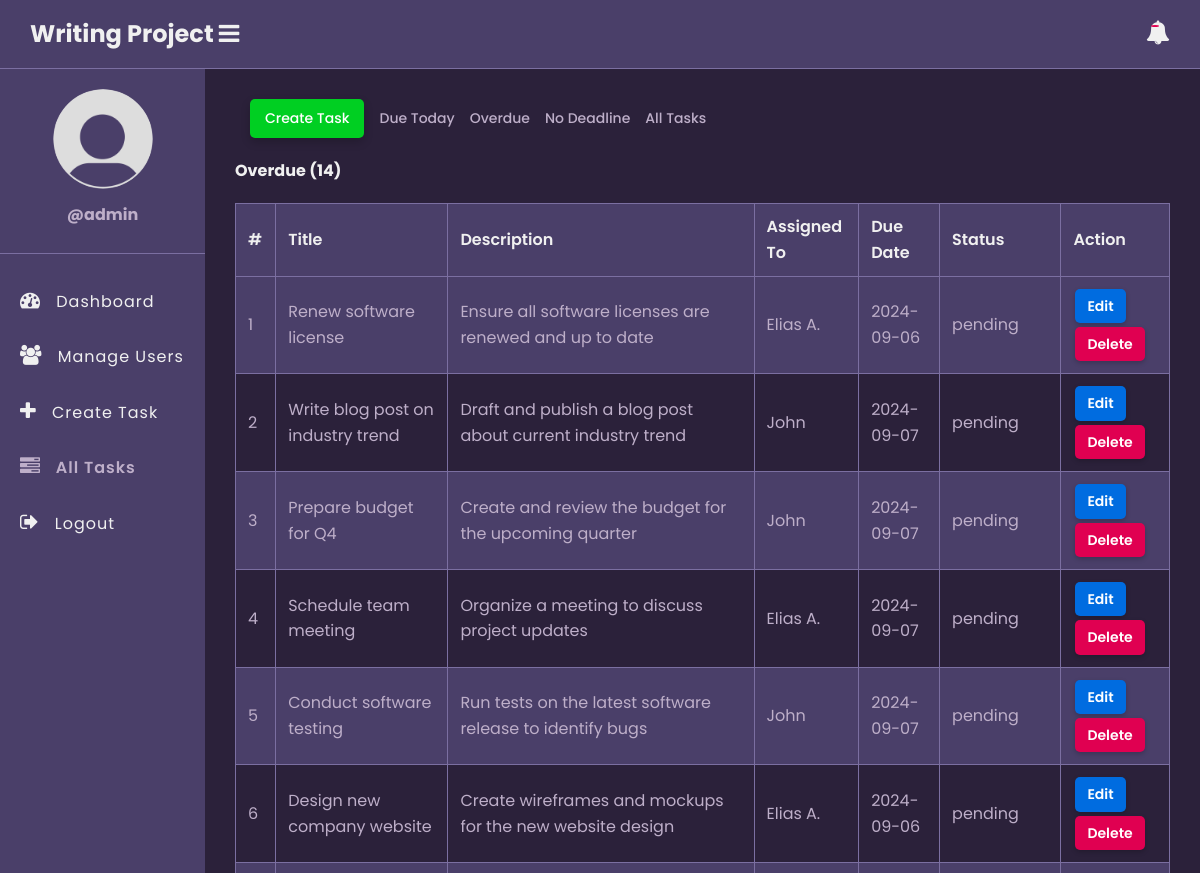
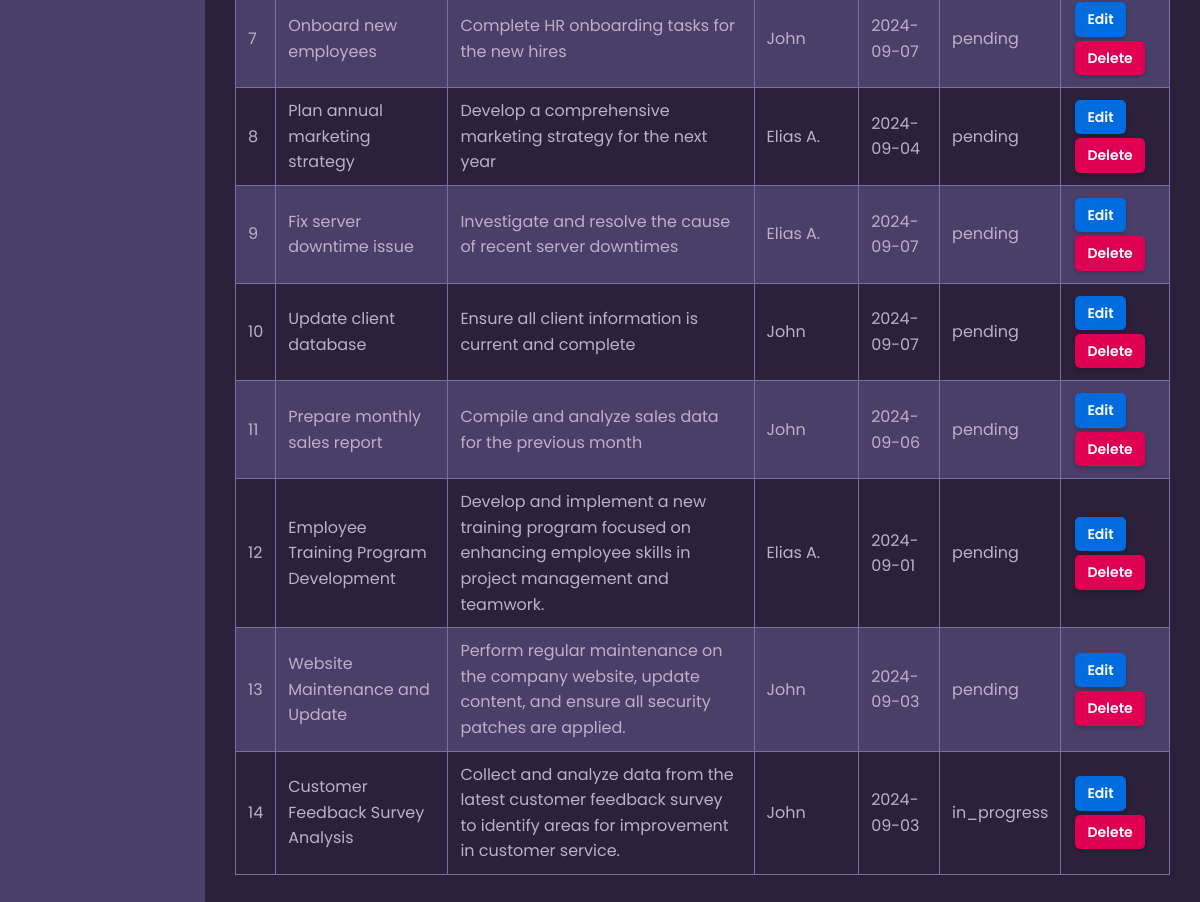
The app's page /tasks.php?due_date=Overdue (signed in), older data (2 pictures, top to bottom).
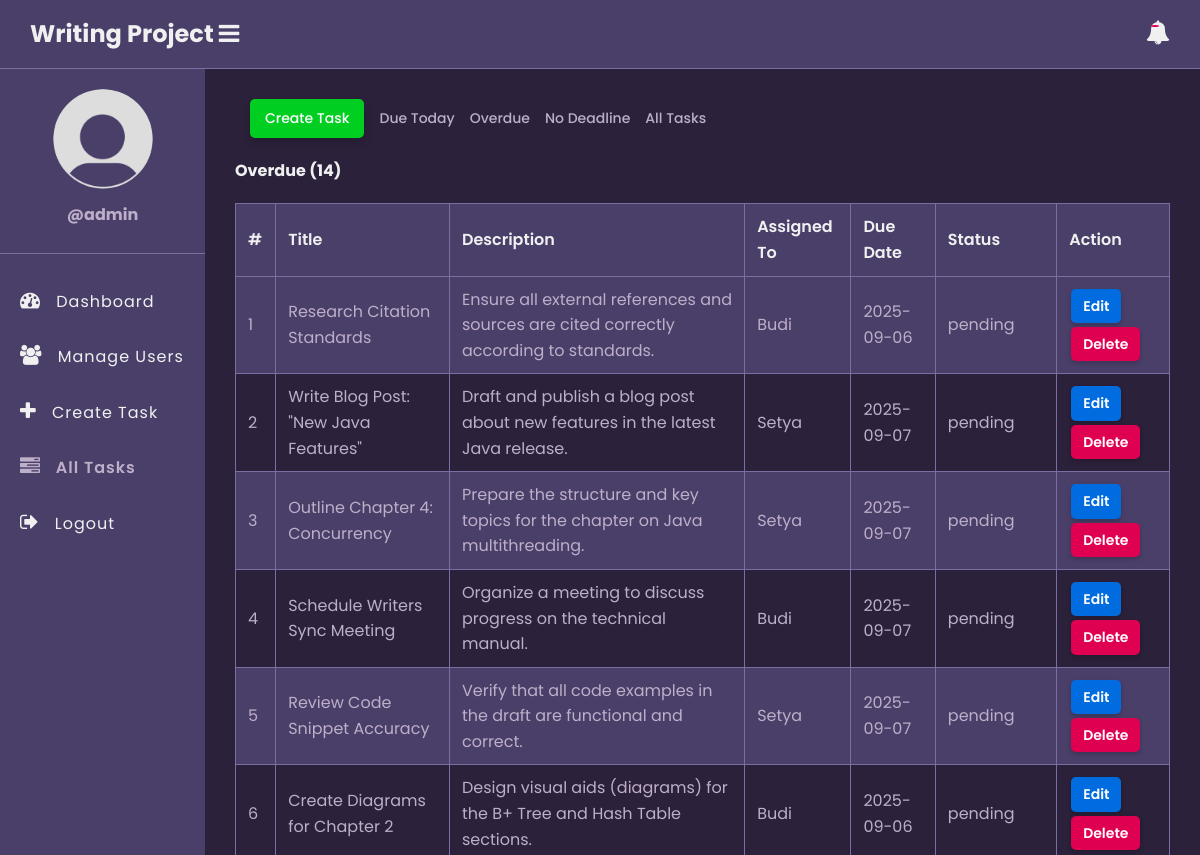
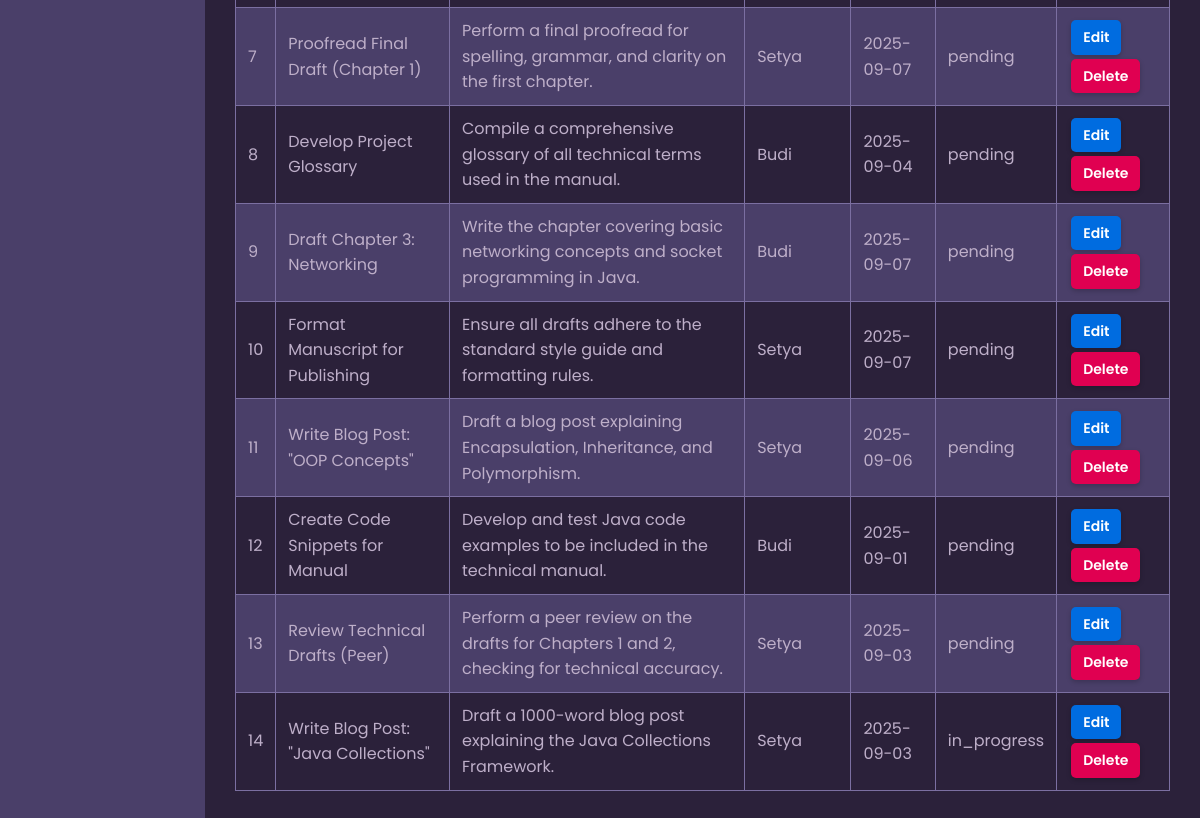
The same page, newer data (2 pictures, top to bottom).
### tables this page shows
CREATE TABLE `tasks` (
  `id` int(11) NOT NULL,
  `title` varchar(100) NOT NULL,
  `description` text DEFAULT NULL,
  `assigned_to` int(11) DEFAULT NULL,
  `due_date` date DEFAULT NULL,
  `status` enum('pending','in_progress','completed') DEFAULT 'pending',
  `created_at` timestamp NOT NULL DEFAULT current_timestamp()
);

CREATE TABLE `users` (
  `id` int(11) NOT NULL,
  `full_name` varchar(50) NOT NULL,
  `username` varchar(50) NOT NULL,
  `password` varchar(255) NOT NULL,
  `role` enum('admin','employee') NOT NULL,
  `created_at` timestamp NOT NULL DEFAULT current_timestamp()
);

### app/model/Task.php (called while the page is built, shortened)
<?php
function get_all_tasks_overdue($conn){
	$sql = "SELECT * FROM tasks WHERE due_date < CURDATE() AND status != 'completed' ORDER BY id DESC";
	$stmt = $conn->prepare($sql);
	$stmt->execute([]);
	if($stmt->rowCount() > 0){
		$tasks = $stmt->fetchAll();
	}else $tasks = 0;
	return $tasks;
}
function count_tasks_overdue($conn){
	$sql = "SELECT id FROM tasks WHERE due_date < CURDATE() AND status != 'completed'";
	$stmt = $conn->prepare($sql);
	$stmt->execute([]);
	return $stmt->rowCount();
}

### app/model/User.php (called while the page is built, shortened)
<?php
function get_all_users($conn){
	$sql = "SELECT * FROM users WHERE role =? ";
	$stmt = $conn->prepare($sql);
	$stmt->execute(["employee"]);
	if($stmt->rowCount() > 0){
		$users = $stmt->fetchAll();
	}else $users = 0;
	return $users;
}

### tasks.php (the view, shortened to what this page needs)
<?php
if (isset($_SESSION['role']) && isset($_SESSION['id']) && $_SESSION['role'] == "admin") {
    include "DB_connection.php";
    include "app/Model/Task.php";
    include "app/Model/User.php";
    $text = "All Task";
    if (isset($_GET['due_date']) &&  $_GET['due_date'] == "Due Today") {
    	$text = "Due Today";
      $tasks = get_all_tasks_due_today($conn);
      $num_task = count_tasks_due_today($conn);
    }else if (isset($_GET['due_date']) &&  $_GET['due_date'] == "Overdue") {
    	$text = "Overdue";
      $tasks = get_all_tasks_overdue($conn);
      $num_task = count_tasks_overdue($conn);
    }else if (isset($_GET['due_date']) &&  $_GET['due_date'] == "No Deadline") {
    	$text = "No Deadline";
      $tasks = get_all_tasks_NoDeadline($conn);
      $num_task = count_tasks_NoDeadline($conn);
    }else{
    	 $tasks = get_all_tasks($conn);
       $num_task = count_tasks($conn);
    }
    $users = get_all_users($conn);
 ?>
<!DOCTYPE html>
<html>
<head>
	<link rel="stylesheet" href="https://stackpath.bootstrapcdn.com/font-awesome/4.7.0/css/font-awesome.min.css">
	<link rel="stylesheet" href="css/style.css">
</head>
<body>
	<?php include "inc/header.php" ?>
	<div class="body">
		<?php include "inc/nav.php" ?>
		<section class="section-1">
			<h4 class="title-2">
				<a href="create_task.php" class="btn">Create Task</a>
				<a href="tasks.php?due_date=Due Today">Due Today</a>
				<a href="tasks.php?due_date=Overdue">Overdue</a>
				<a href="tasks.php?due_date=No Deadline">No Deadline</a>
				<a href="tasks.php">All Tasks</a>
			</h4>
         <h4 class="title-2"><?=$text?> (<?=$num_task?>)</h4>
			<?php if ($tasks != 0) { ?>
			<table class="main-table">
				<tr>
					<th>#</th>
					<th>Title</th>
					<th>Description</th>
					<th>Assigned To</th>
					<th>Due Date</th>
					<th>Status</th>
					<th>Action</th>
				</tr>
				<?php $i=0; foreach ($tasks as $task) { ?>
				<tr>
					<td><?=++$i?></td>
					<td><?=$task['title']?></td>
					<td><?=$task['description']?></td>
					<td>
						<?php
                  foreach ($users as $user) {
						if($user['id'] == $task['assigned_to']){
							echo $user['full_name'];
						}}?>
	            </td>
	            <td><?php if($task['due_date'] == "") echo "No Deadline";
	                      else echo $task['due_date'];
	               ?></td>
	            <td><?=$task['status']?></td>
					<td>
						<a href="edit-task.php?id=<?=$task['id']?>" class="edit-btn">Edit</a>
						<a href="delete-task.php?id=<?=$task['id']?>" class="delete-btn">Delete</a>
					</td>
				</tr>
			   <?php	} ?>
			</table>
		<?php }else { ?>
			<h3>Empty</h3>
		<?php  }?>
		</section>
	</div>
</body>
</html>
<?php }else{
   $em = "First login";
   header("Location: login.php?error=$em");
   exit();
}
 ?>

Row changes from the older to the newer data that the page shows:
removed tasks: title "Renew software license", description "Ensure all software licenses are renewed and up to date", due_date "2024-09-06", status "pending"
removed users: full_name "Elias A."
removed users: full_name "John"
removed tasks: title "Prepare budget for Q4", description "Create and review the budget for the upcoming quarter", due_date "2024-09-07", status "pending"
removed tasks: title "Conduct software testing", description "Run tests on the latest software release to identify bugs", due_date "2024-09-07", status "pending"
removed tasks: title "Design new company website", description "Create wireframes and mockups for the new website design", due_date "2024-09-06", status "pending"
removed tasks: title "Onboard new employees", description "Complete HR onboarding tasks for the new hires", due_date "2024-09-07", status "pending"
removed tasks: title "Plan annual marketing strategy", description "Develop a comprehensive marketing strategy for the next year", due_date "2024-09-04", status "pending"
removed tasks: title "Fix server downtime issue", description "Investigate and resolve the cause of recent server downtimes", due_date "2024-09-07", status "pending"
removed tasks: title "Update client database", description "Ensure all client information is current and complete", due_date "2024-09-07", status "pending"
removed tasks: title "Prepare monthly sales report", description "Compile and analyze sales data for the previous month", due_date "2024-09-06", status "pending"
removed tasks: title "Employee Training Program Development", description "Develop and implement a new training program focused on enhancing employee skills in project management and teamwork.", due_date "2024-09-01", status "pending"
removed tasks: title "Website Maintenance and Update", description "Perform regular maintenance on the company website, update content, and ensure all security patches are applied.", due_date "2024-09-03", status "pending"
removed tasks: title "Customer Feedback Survey Analysis", description "Collect and analyze data from the latest customer feedback survey to identify areas for improvement in customer service.", due_date "2024-09-03", status "in_progress"
added tasks: title "Research Citation Standards", description "Ensure all external references and sources are cited correctly according to standards.", due_date "2025-09-06", status "pending"
added users: full_name "Budi"
changed tasks: title "Write blog post on industry trend" → "Write Blog Post: \"New Java Features\""; description "Draft and publish a blog post about current industry trend" → "Draft and publish a blog post about new features in the latest Java release."; due_date "2024-09-07" → "2025-09-07"
added users: full_name "Setya"
added tasks: title "Outline Chapter 4: Concurrency", description "Prepare the structure and key topics for the chapter on Java multithreading.", due_date "2025-09-07", status "pending"
changed tasks: title "Schedule team meeting" → "Schedule Writers Sync Meeting"; description "Organize a meeting to discuss project updates" → "Organize a meeting to discuss progress on the technical manual."; due_date "2024-09-07" → "2025-09-07"
added tasks: title "Review Code Snippet Accuracy", description "Verify that all code examples in the draft are functional and correct.", due_date "2025-09-07", status "pending"
added tasks: title "Create Diagrams for Chapter 2", description "Design visual aids (diagrams) for the B+ Tree and Hash Table sections.", due_date "2025-09-06", status "pending"
added tasks: title "Proofread Final Draft (Chapter 1)", description "Perform a final proofread for spelling, grammar, and clarity on the first chapter.", due_date "2025-09-07", status "pending"
added tasks: title "Develop Project Glossary", description "Compile a comprehensive glossary of all technical terms used in the manual.", due_date "2025-09-04", status "pending"
added tasks: title "Draft Chapter 3: Networking", description "Write the chapter covering basic networking concepts and socket programming in Java.", due_date "2025-09-07", status "pending"
added tasks: title "Format Manuscript for Publishing", description "Ensure all drafts adhere to the standard style guide and formatting rules.", due_date "2025-09-07", status "pending"
added tasks: title "Write Blog Post: \"OOP Concepts\"", description "Draft a blog post explaining Encapsulation, Inheritance, and Polymorphism.", due_date "2025-09-06", status "pending"
added tasks: title "Create Code Snippets for Manual", description "Develop and test Java code examples to be included in the technical manual.", due_date "2025-09-01", status "pending"
added tasks: title "Review Technical Drafts (Peer)", description "Perform a peer review on the drafts for Chapters 1 and 2, checking for technical accuracy.", due_date "2025-09-03", status "pending"
added tasks: title "Write Blog Post: \"Java Collections\"", description "Draft a 1000-word blog post explaining the Java Collections Framework.", due_date "2025-09-03", status "in_progress"
